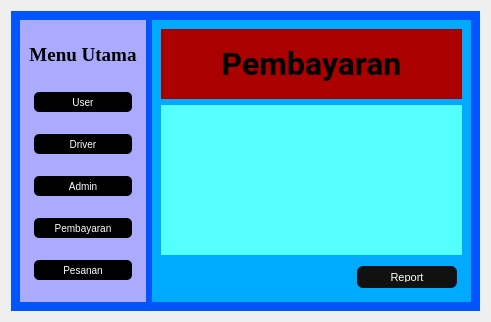
<?xml version="1.0" encoding="UTF-8"?>
<ui version="4.0">
 
 
 <class>Form</class>
 
 
 <widget class="QWidget" name="Form">
  
  
  <property name="geometry">
   
   
   <rect>
    
    
    <x>0</x>
    
    
    <y>0</y>
    
    
    <width>491</width>
    
    
    <height>300</height>
    
   
   </rect>
   
  
  </property>
  
  
  <property name="windowTitle">
   
   
   <string>Form</string>
   
  
  </property>
  
  
  <layout class="QGridLayout" name="gridLayout">
   
   
   <item row="0" column="0">
    
    
    <widget class="QWidget" name="widget" native="true">
     
     
     <property name="styleSheet">
      
      
      <string notr="true">background-color: rgb(0, 85, 255);</string>
      
     
     </property>
     
     
     <layout class="QHBoxLayout" name="horizontalLayout_2">
      
      
      <item>
       
       
       <widget class="QWidget" name="widget_2" native="true">
        
        
        <property name="sizePolicy">
         <sizepolicy hsizetype="Fixed" vsizetype="Expanding">
          <horstretch>0</horstretch>
          <verstretch>0</verstretch>
         </sizepolicy>
        </property>
        <property name="minimumSize">
         
         
         <size>
          
          
          <width>120</width>
          
          
          <height>0</height>
          
         
         </size>
         
        
        </property>
        
        
        <property name="styleSheet">
         
         
         <string notr="true">background-color: rgb(170, 170, 255);</string>
         
        
        </property>
        
        
        <layout class="QVBoxLayout" name="verticalLayout_2">
         
         
         <item>
          
          
          <widget class="QLabel" name="label_2">
           
           
           <property name="minimumSize">
            
            
            <size>
             
             
             <width>0</width>
             
             
             <height>40</height>
             
            
            </size>
            
           
           </property>
           
           
           <property name="maximumSize">
            
            
            <size>
             
             
             <width>16777215</width>
             
             
             <height>40</height>
             
            
            </size>
            
           
           </property>
           
           
           <property name="font">
            
            
            <font>
             
             
             <family>Times New Roman</family>
             
             
             <pointsize>14</pointsize>
             
             
             <weight>75</weight>
             
             
             <bold>true</bold>
             
            
            </font>
            
           
           </property>
           
           
           <property name="text">
            
            
            <string>Menu Utama</string>
            
           
           </property>
           
           
           <property name="alignment">
            
            
            <set>Qt::AlignCenter</set>
            
           
           </property>
           
          
          </widget>
          
         
         </item>
         
         
         <item>
          
          
          <widget class="QPushButton" name="btnUser">
           
           
           <property name="minimumSize">
            
            
            <size>
             
             
             <width>0</width>
             
             
             <height>20</height>
             
            
            </size>
            
           
           </property>
           
           
           <property name="maximumSize">
            
            
            <size>
             
             
             <width>16777215</width>
             
             
             <height>30</height>
             
            
            </size>
            
           
           </property>
           
           
           <property name="styleSheet">
            
            
            <string notr="true">QPushButton{
	text-align: center;
	margin: 5px;
	border-radius:5px;
	font-size: 10px;
	background-color: black;
	color: white;
}

QPushButton:hover{
	background-color:#3498db;
}
QPushButton:pressed{
	background-color:#2380b9;
}</string>
            
           
           </property>
           
           
           <property name="text">
            
            
            <string>User</string>
            
           
           </property>
           
          
          </widget>
          
         
         </item>
         
         
         <item>
          
          
          <widget class="QPushButton" name="btnDriver">
           
           
           <property name="minimumSize">
            
            
            <size>
             
             
             <width>0</width>
             
             
             <height>20</height>
             
            
            </size>
            
           
           </property>
           
           
           <property name="maximumSize">
            
            
            <size>
             
             
             <width>16777215</width>
             
             
             <height>30</height>
             
            
            </size>
            
           
           </property>
           
           
           <property name="styleSheet">
            
            
            <string notr="true">QPushButton{
	text-align: center;
	margin: 5px;
	border-radius:5px;
	font-size: 10px;
	background-color: black;
	color: white;
}

QPushButton:hover{
	background-color:#3498db;
}
QPushButton:pressed{
	background-color:#2380b9;
}</string>
            
           
           </property>
           
           
           <property name="text">
            
            
            <string>Driver</string>
            
           
           </property>
           
          
          </widget>
          
         
         </item>
         
         
         <item>
          
          
          <widget class="QPushButton" name="btnAdmin">
           
           
           <property name="minimumSize">
            
            
            <size>
             
             
             <width>0</width>
             
             
             <height>20</height>
             
            
            </size>
            
           
           </property>
           
           
           <property name="maximumSize">
            
            
            <size>
             
             
             <width>16777215</width>
             
             
             <height>30</height>
             
            
            </size>
            
           
           </property>
           
           
           <property name="styleSheet">
            
            
            <string notr="true">QPushButton{
	text-align: center;
	margin: 5px;
	border-radius:5px;
	font-size: 10px;
	background-color: black;
	color: white;
}

QPushButton:hover{
	background-color:#3498db;
}
QPushButton:pressed{
	background-color:#2380b9;
}</string>
            
           
           </property>
           
           
           <property name="text">
            
            
            <string>Admin</string>
            
           
           </property>
           
          
          </widget>
          
         
         </item>
         
         
         <item>
          
          
          <widget class="QPushButton" name="btnPembayaran">
           
           
           <property name="minimumSize">
            
            
            <size>
             
             
             <width>0</width>
             
             
             <height>20</height>
             
            
            </size>
            
           
           </property>
           
           
           <property name="maximumSize">
            
            
            <size>
             
             
             <width>16777215</width>
             
             
             <height>30</height>
             
            
            </size>
            
           
           </property>
           
           
           <property name="styleSheet">
            
            
            <string notr="true">QPushButton{
	text-align: center;
	margin: 5px;
	border-radius:5px;
	font-size: 10px;
	background-color: black;
	color: white;
}

QPushButton:hover{
	background-color:#3498db;
}
QPushButton:pressed{
	background-color:#2380b9;
}</string>
            
           
           </property>
           
           
           <property name="text">
            
            
            <string>Pembayaran</string>
            
           
           </property>
           
          
          </widget>
          
         
         </item>
         
         
         <item>
          
          
          <widget class="QPushButton" name="btnPesanan">
           
           
           <property name="minimumSize">
            
            
            <size>
             
             
             <width>0</width>
             
             
             <height>20</height>
             
            
            </size>
            
           
           </property>
           
           
           <property name="maximumSize">
            
            
            <size>
             
             
             <width>16777215</width>
             
             
             <height>30</height>
             
            
            </size>
            
           
           </property>
           
           
           <property name="styleSheet">
            
            
            <string notr="true">QPushButton{
	text-align: center;
	margin: 5px;
	border-radius:5px;
	font-size: 10px;
	background-color: black;
	color: white;
}

QPushButton:hover{
	background-color:#3498db;
}
QPushButton:pressed{
	background-color:#2380b9;
}</string>
            
           
           </property>
           
           
           <property name="text">
            
            
            <string>Pesanan</string>
            
           
           </property>
           
          
          </widget>
          
         
         </item>
         
        
        </layout>
        
       
        <property name="maximumSize">
         <size>
          <width>160</width>
          <height>16777215</height>
         </size>
        </property>
       </widget>
       
      
      </item>
      
      
      <item>
       
       
       <widget class="QWidget" name="widget_3" native="true">
        
        
        <property name="sizePolicy">
         <sizepolicy hsizetype="Expanding" vsizetype="Expanding">
          <horstretch>0</horstretch>
          <verstretch>0</verstretch>
         </sizepolicy>
        </property>
        <property name="minimumSize">
         
         
         <size>
          
          
          <width>0</width>
          
          
          <height>0</height>
          
         
         </size>
         
        
        </property>
        
        
        <property name="styleSheet">
         
         
         <string notr="true">background-color: rgb(0, 170, 255);</string>
         
        
        </property>
        
        
        <layout class="QVBoxLayout" name="verticalLayout">
         
         
         <item>
          
          
          <widget class="QWidget" name="widget_4" native="true">
           
           
           <property name="minimumSize">
            
            
            <size>
             
             
             <width>0</width>
             
             
             <height>70</height>
             
            
            </size>
            
           
           </property>
           
           
           <property name="maximumSize">
            
            
            <size>
             
             
             <width>16777215</width>
             
             
             <height>70</height>
             
            
            </size>
            
           
           </property>
           
           
           <property name="styleSheet">
            
            
            <string notr="true">background-color: rgb(170, 0, 0);</string>
            
           
           </property>
           
           
           <layout class="QHBoxLayout" name="horizontalLayout_3">
            
            
            <item>
             
             
             <widget class="QLabel" name="label">
              
              
              <property name="minimumSize">
               
               
               <size>
                
                
                <width>0</width>
                
                
                <height>50</height>
                
               
               </size>
               
              
              </property>
              
              
              <property name="maximumSize">
               
               
               <size>
                
                
                <width>16777215</width>
                
                
                <height>70</height>
                
               
               </size>
               
              
              </property>
              
              
              <property name="font">
               
               
               <font>
                
                
                <family>Roboto</family>
                
                
                <pointsize>24</pointsize>
                
                
                <weight>75</weight>
                
                
                <bold>true</bold>
                
               
               </font>
               
              
              </property>
              
              
              <property name="mouseTracking">
               
               
               <bool>false</bool>
               
              
              </property>
              
              
              <property name="text">
               
               
               <string>Pembayaran</string>
               
              
              </property>
              
              
              <property name="alignment">
               
               
               <set>Qt::AlignCenter</set>
               
              
              </property>
              
             
             </widget>
             
            
            </item>
            
           
           </layout>
           
          
          </widget>
          
         
         </item>
         
         
         <item>
          
          
          <widget class="QWidget" name="widget_5" native="true">
           
           
           <property name="sizePolicy">
            <sizepolicy hsizetype="Expanding" vsizetype="Expanding">
             <horstretch>0</horstretch>
             <verstretch>0</verstretch>
            </sizepolicy>
           </property>
           <property name="minimumSize">
            
            
            <size>
             
             
             <width>0</width>
             
             
             <height>150</height>
             
            
            </size>
            
           
           </property>
           
           
           <property name="styleSheet">
            
            
            <string notr="true">background-color: rgb(85, 255, 255);</string>
            
           
           </property>
           
           
           <layout class="QHBoxLayout" name="horizontalLayout"/>
           
          
          </widget>
          
         
         </item>
         
        
         <item>
          <layout class="QHBoxLayout" name="horizontalLayout_report">
           <item>
            <spacer name="horizontalSpacer_report">
             <property name="orientation">
              <enum>Qt::Horizontal</enum>
             </property>
             <property name="sizeHint" stdset="0">
              <size>
               <width>40</width>
               <height>20</height>
              </size>
             </property>
            </spacer>
           </item>
           <item>
            <widget class="QPushButton" name="btnReport">
             <property name="minimumSize">
              <size>
               <width>110</width>
               <height>32</height>
              </size>
             </property>
             <property name="styleSheet">
              <string notr="true">QPushButton{
    text-align: center;
    margin: 5px;
    border-radius: 6px;
    font-size: 11px;
    background-color: #111;
    color: white;
    padding: 6px 12px;
}
QPushButton:hover{ background-color:#3498db; }
QPushButton:pressed{ background-color:#2380b9; }</string>
             </property>
             <property name="text">
              <string>Report</string>
             </property>
            </widget>
           </item>
          </layout>
         </item>
        </layout>
        
       
       </widget>
       
      
      </item>
      
     
     </layout>
     
    
    </widget>
    
   
   </item>
   
  
  </layout>
  
 
 </widget>
 
 
 <resources/>
 
 
 <connections/>
 

</ui>
